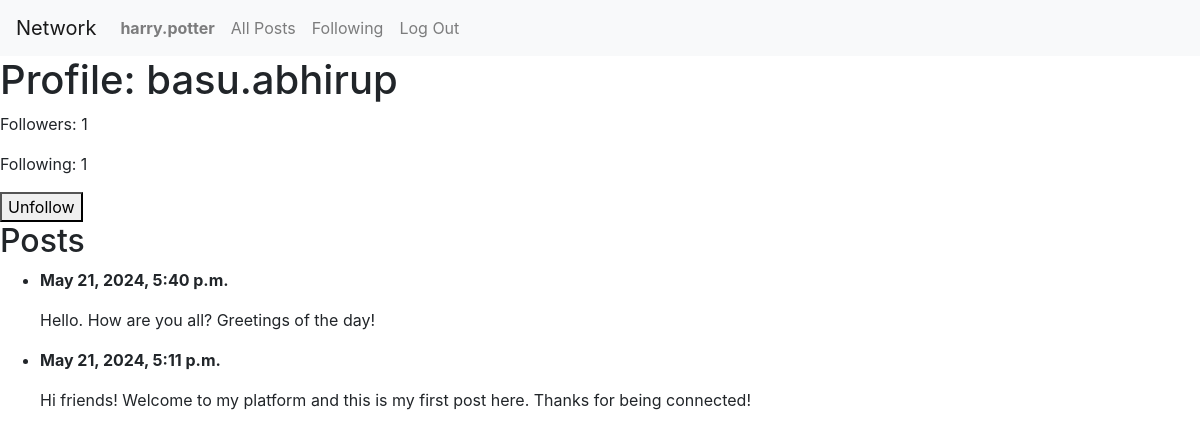
The page /profile/basu.abhirup (signed in) on the database its author committed.
### network/models.py (models this page shows, shortened)
class User(AbstractUser):
    pass

class Post(models.Model):
  user = models.ForeignKey(User, on_delete=models.CASCADE)
  content = models.TextField()
  timestamp = models.DateTimeField(auto_now_add=True)
  likes = models.PositiveIntegerField(default=0)

### network/views.py (the view)
# urls.py: path('profile/<str:username>', views.profile, name='profile'),
def profile(request, username):
  user = get_object_or_404(User, username=username)
  user_posts = Post.objects.filter(user=user).order_by('-timestamp')
  follower_count = user.followers.count()
  following_count = user.following.count()  # Optional, depending on your model
  show_follow_button = request.user != user and request.user.is_authenticated
  following = False
  if show_follow_button:
    following = Follower.objects.filter(follower=request.user, following=user).exists()
  return render(request, 'network/profile.html', {
      'profile_user': user,
      'posts': user_posts,
      'follower_count': follower_count,
      'following_count': following_count,
      'following': following,
      'show_follow_button': show_follow_button
  })

### network/templates/network/profile.html
{% extends "network/layout.html" %}
{% block body %}
    <h1>Profile: {{ profile_user.username }}</h1>
    <p id="followers">Followers: {{ follower_count }}</p>
    <p id="following">Following: {{ following_count }}</p>
    {% if show_follow_button %}
        {% if following %}
            <button name="unfollow" onclick="handleFollowing(event)">Unfollow</button>
        {% else %}
            <button name="follow" onclick="handleFollowing(event)">Follow</button>
        {% endif %}
    {% endif %}
    <h2>Posts</h2>
    <ul>
    {% for post in posts %}
        <li>
        <p><b>{{ post.timestamp }}</b></p>
        <p>{{ post.content }}</p>
        </li>
    {% endfor %}
    </ul>
{% endblock %}

### network/templates/network/layout.html (shortened to what this page needs)
{% load static %}
<!DOCTYPE html>
<html lang="en">
    <head>
        <link rel="stylesheet" href="https://stackpath.bootstrapcdn.com/bootstrap/4.4.1/css/bootstrap.min.css">
        <link href="{% static 'network/styles.css' %}" rel="stylesheet">
    </head>
    <body>
        <nav class="navbar navbar-expand-lg navbar-light bg-light">
            <a class="navbar-brand" href="{% url 'index' %}">Network</a>
            <div>
              <ul class="navbar-nav mr-auto">
                {% if user.is_authenticated %}
                    <li class="nav-item">
                        <a class="nav-link" href="{% url 'profile' user.username %}"><strong>{{ user.username }}</strong></a>
                    </li>
                {% endif %}
                <li class="nav-item">
                  <a class="nav-link" href="{% url 'posts' %}">All Posts</a>
                </li>
                {% if user.is_authenticated %}
                    <li class="nav-item">
                        <a class="nav-link" href="{% url 'following_posts' %}">Following</a>
                    </li>
                    <li class="nav-item">
                        <a class="nav-link" href="{% url 'logout' %}">Log Out</a>
                    </li>
                {% endif %}
              </ul>
            </div>
          </nav>
        <div class="body">
            {% block body %}
            {% endblock %}
        </div>
    </body>
</html>

### rows shown on the page
User: username "harry.potter"
User: username "basu.abhirup"
Post: timestamp "May 21, 2024, 5:40 p.m.", content "Hello. How are you all? Greetings of the day!"
Post: timestamp "May 21, 2024, 5:11 p.m.", content "Hi friends! Welcome to my platform and this is my first post here. Thanks for being connected!"

### other values the page prints
{{ follower_count }} "1"
{{ following_count }} "1"
